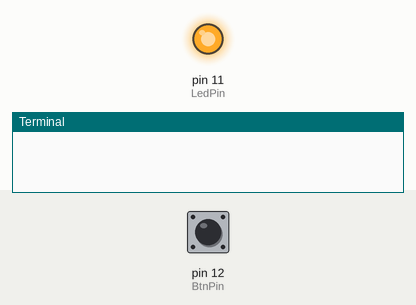
Recording of a program running on a simulated Raspberry Pi (header pin numbers). Parts: output pins drawn as LEDs (lit = HIGH), the last lines printed to the terminal. The test bench sets the inputs (shaded band); at power-on: pin 12 (BtnPin) HIGH.

Above: at 1.2 s.
1.3 s: pin 12 (BtnPin) pulled LOW for 0.15 s
At 2.5 s:
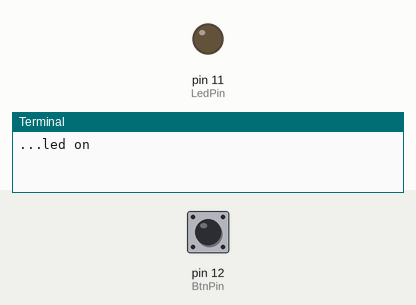
2.9 s: pin 12 (BtnPin) pulled LOW for 1 s
At 4.0 s:
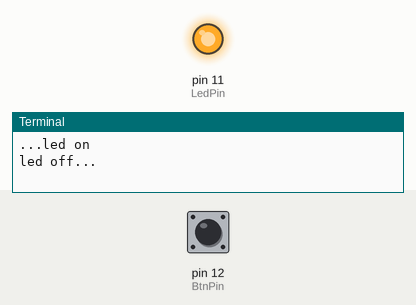
5.4 s: pin 12 (BtnPin) pulled LOW for 3.2 s
At 5.9 s:
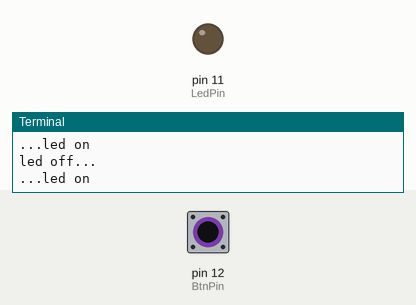
Timing chart, 0 to 8.4 s (numbered marks = the images above; inputs shaded):
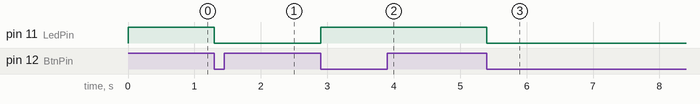

The program:

12_limitSwitch.py
```python
#!/usr/bin/env python
import RPi.GPIO as GPIO

LedPin = 11    # pin11 --- led
BtnPin = 12    # pin12 --- limit switch

Led_status = 1

def setup():
	GPIO.setmode(GPIO.BOARD)       # Numbers GPIOs by physical location
	GPIO.setup(LedPin, GPIO.OUT)   # Set LedPin's mode is output
	GPIO.setup(BtnPin, GPIO.IN, pull_up_down=GPIO.PUD_UP)    # Set BtnPin's mode is input, and pull up to high level(3.3V)
	GPIO.output(LedPin, GPIO.HIGH) # Set LedPin high(+3.3V) to make led off

def swLed(ev=None):
	global Led_status
	Led_status = not Led_status
	GPIO.output(LedPin, Led_status)  # switch led status(on-->off; off-->on)
	if Led_status == 1:
		print 'led off...'
	else:
		print '...led on'

def loop():
	GPIO.add_event_detect(BtnPin, GPIO.FALLING, callback=swLed) # wait for falling
	while True:
		pass   # Don't do anything

def destroy():
	GPIO.output(LedPin, GPIO.HIGH)     # led off
	GPIO.cleanup()                     # Release resource

if __name__ == '__main__':     # Program start from here
	setup()
	try:
		loop()
	except KeyboardInterrupt:  # When 'Ctrl+C' is pressed, the child program destroy() will be  executed.
		destroy()
```

Measured:
- after the input at 1.3 s, pin 11 (LedPin): HIGH → LOW at once
- after the input at 2.9 s, pin 11 (LedPin): LOW → HIGH at once
- after the input at 5.4 s, pin 11 (LedPin): HIGH → LOW at once
